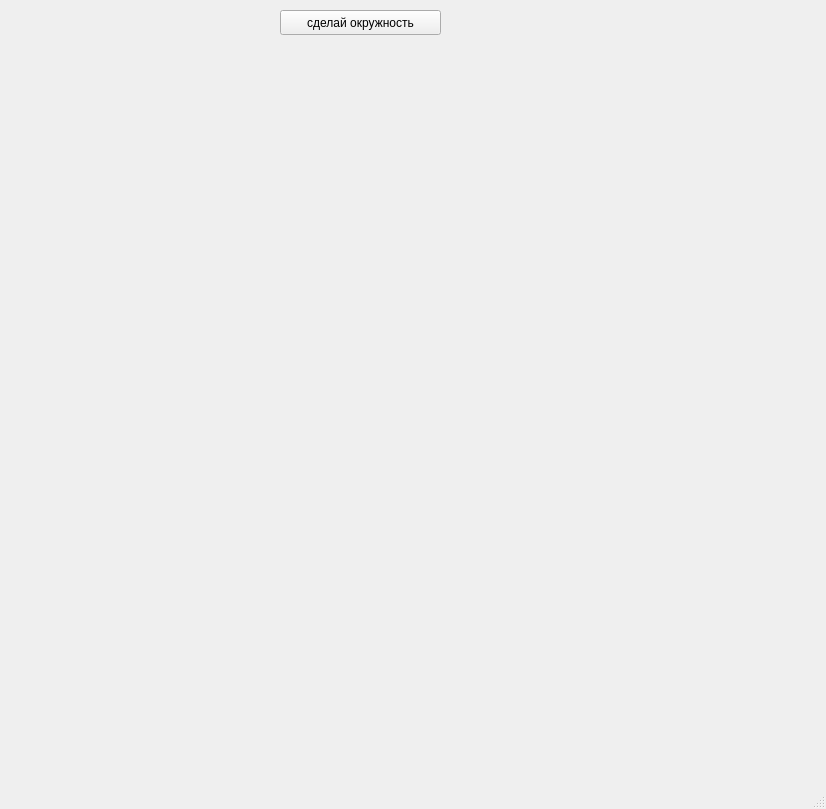
<?xml version="1.0" encoding="UTF-8"?>
<ui version="4.0">
 <class>MainWindow</class>
 <widget class="QMainWindow" name="MainWindow">
  <property name="geometry">
   <rect>
    <x>0</x>
    <y>0</y>
    <width>826</width>
    <height>809</height>
   </rect>
  </property>
  <property name="windowTitle">
   <string>Желтые окружности</string>
  </property>
  <widget class="QWidget" name="centralwidget">
   <widget class="QPushButton" name="pushButton">
    <property name="geometry">
     <rect>
      <x>280</x>
      <y>10</y>
      <width>161</width>
      <height>25</height>
     </rect>
    </property>
    <property name="text">
     <string>сделай окружность</string>
    </property>
   </widget>
  </widget>
  <widget class="QMenuBar" name="menubar">
   <property name="geometry">
    <rect>
     <x>0</x>
     <y>0</y>
     <width>826</width>
     <height>22</height>
    </rect>
   </property>
  </widget>
  <widget class="QStatusBar" name="statusbar"/>
 </widget>
 <resources/>
 <connections/>
</ui>
